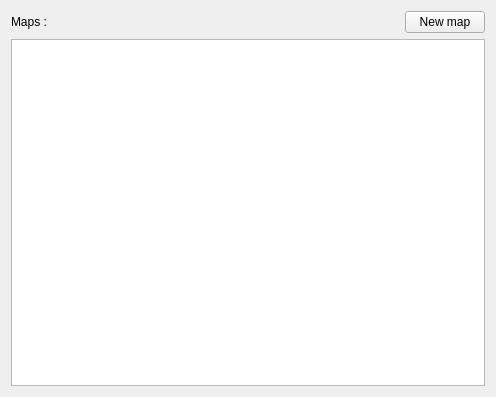
<?xml version="1.0" encoding="UTF-8"?>
<ui version="4.0">
 <class>WorldTab</class>
 <widget class="QWidget" name="WorldTab">
  <property name="geometry">
   <rect>
    <x>0</x>
    <y>0</y>
    <width>496</width>
    <height>397</height>
   </rect>
  </property>
  <property name="windowTitle">
   <string>Form</string>
  </property>
  <layout class="QGridLayout" name="gridLayout">
   <item row="0" column="0">
    <widget class="QLabel" name="label">
     <property name="text">
      <string>Maps :</string>
     </property>
    </widget>
   </item>
   <item row="1" column="0" colspan="3">
    <widget class="QListView" name="mapsView">
     <property name="iconSize">
      <size>
       <width>200</width>
       <height>170</height>
      </size>
     </property>
     <property name="gridSize">
      <size>
       <width>210</width>
       <height>180</height>
      </size>
     </property>
     <property name="viewMode">
      <enum>QListView::IconMode</enum>
     </property>
    </widget>
   </item>
   <item row="0" column="2">
    <widget class="QPushButton" name="pushButton">
     <property name="text">
      <string>New map</string>
     </property>
    </widget>
   </item>
   <item row="0" column="1">
    <spacer name="horizontalSpacer">
     <property name="orientation">
      <enum>Qt::Horizontal</enum>
     </property>
     <property name="sizeHint" stdset="0">
      <size>
       <width>40</width>
       <height>20</height>
      </size>
     </property>
    </spacer>
   </item>
  </layout>
 </widget>
 <resources/>
 <connections/>
</ui>
